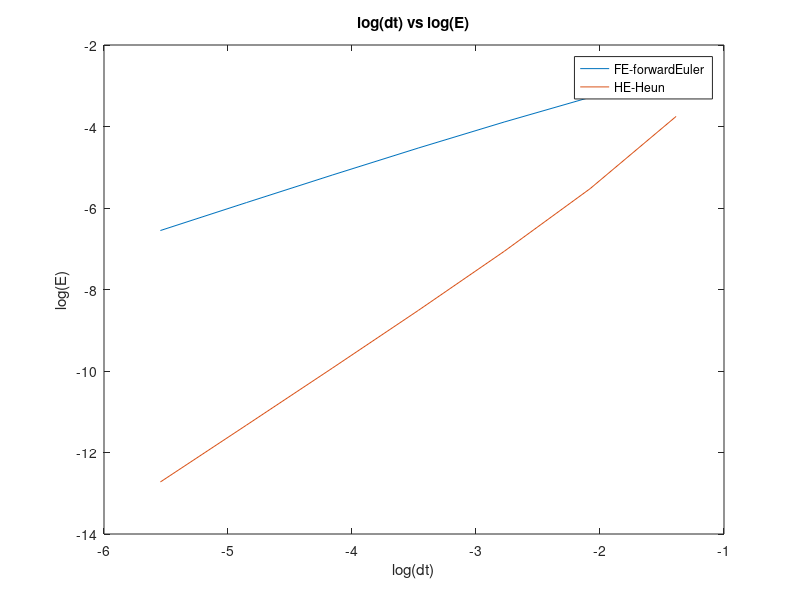

Write the MATLAB code that produced this figure. (Note: this script raises an error after producing the figure.)

%% Homework 1 Raphael Liu
% Initial value problems for ODEs : Forward-Euler, Heun.
% van der Pol oscillator in ode23 ode45 and ode113
% solve Fitzhugh neuron model 
%% Problem 1

dt = [2^-2, 2^-3, 2^-4, 2^-5, 2^-6, 2^-7, 2^-8];
y0 = pi / sqrt(2);
Error_FE = zeros(1, length(dt));
Error_HE = zeros(1, length(dt));
f = @(a, b) -3 * a * sin(b);

for i = 1:7

    t = [0:dt(i):5];
    y_true{i} = pi .* exp(3*(cos(t) - 1)) / sqrt(2);
    y_FE{i} = zeros(1, length(y_true{1, i}));
    y_HE{i} = zeros(1, length(y_true{1, i}));
    y_FE{1, i}(1) = y0;
    y_HE{1, i}(1) = y0;

    for k = 2:length(t)
        y_FE{1, i}(k) = y_FE{1, i}(k - 1) + dt(i) * f(y_FE{1, i}(k - 1), t(k-1));
        y_HE{1, i}(k) = y_HE{1, i}(k - 1) + 0.5 * dt(i) * (f(y_HE{1, i}(k - 1), t(k-1)) + f(y_HE{1, i}(k - 1)+dt(i)*f(y_HE{1, i}(k - 1), t(k-1)), t(k)));
    end

    Error_FE(i) = mean(abs(y_FE{1, i}-y_true{1, i}));
    Error_HE(i) = mean(abs(y_HE{1, i}-y_true{1, i}));

end
figure(1)
plot(log(dt), log(Error_FE));
p_FE = polyfit(log(dt), log(Error_FE), 1);
hold on;
plot(log(dt), log(Error_HE));
p_HE = polyfit(log(dt), log(Error_HE), 1);
title("log(dt) vs log(E)");
xlabel("log(dt)");
ylabel("log(E)");
legend("FE-forwardEuler", "HE-Heun");
hold off

A1 = y_FE{1, 7}';
A2 = Error_FE;
A3 = p_FE(1)
A4 = y_HE{1, 7}';
A5 = Error_HE;
A6 = p_HE(1)

%% Problem 2
% a)

epsilon = 0.1;
vdp = @(t, y) [y(2); -epsilon * (y(1)^2 - 1) * y(2) - y(1)];
[t1, y1] = ode45(vdp, [0:0.5:32], [sqrt(3); 1]);

epsilon = 1;
vdp = @(t, y) [y(2); -epsilon * (y(1)^2 - 1) * y(2) - y(1)];
[t2, y2] = ode45(vdp, [0:0.5:32], [sqrt(3); 1]);

epsilon = 20;
vdp = @(t, y) [y(2); -epsilon * (y(1)^2 - 1) * y(2) - y(1)];

[t3, y3] = ode45(vdp, [0:0.5:32], [sqrt(3); 1]);


% b)
epsilon = 1;
vdp = @(t, y) [y(2); -epsilon * (y(1)^2 - 1) * y(2) - y(1)];
TOL_start = 1e-4;
tspan = [0 32];
TOL = zeros(1, 7);
stepT = zeros(3, 7);

for i = 1:7

    TOL(i) = TOL_start * 10^(1-i);
    options = odeset('AbsTol', TOL(i), 'RelTol', TOL(i));
    [T, Y] = ode45(vdp, tspan, [2, pi^2], options);
    stepT(1, i) = mean(diff(T));
    [T, Y] = ode23(vdp, tspan, [2, pi^2], options);
    stepT(2, i) = mean(diff(T));
    [T, Y] = ode113(vdp, tspan, [2, pi^2], options);
    stepT(3, i) = mean(diff(T));

end
figure(2)
plot(log(stepT), log(TOL));
title('log(dt) vs log(TOL)');
xlabel('log(dt)');
ylabel('log(TOL)');
legend('ode45', 'ode23', 'ode113');

p_ode45 = polyfit(log(stepT(1, :)), log(TOL), 1);
p_ode23 = polyfit(log(stepT(2, :)), log(TOL), 1);
p_ode113 = polyfit(log(stepT(3, :)), log(TOL), 1);


A7 = [y1(:, 1), y2(:, 1), y3(:, 1)];
A8 = p_ode45(1);
A9 = p_ode23(1);
A10 = p_ode113(1);

%% Problem 3

% --> first part <--
a1 = 0.05;
a2 = 0.25;
b = 0.01;
c = 0.01;
I = 0.1;
d12 = -0.1;
d21 = 0.1;


fitzhugh = @(t, y) [-y(1)^3 + (1 + a1) * y(1)^2 - a1 * y(1) - y(2) + I + d12 * y(3); b * y(1) - c * y(2); -y(3)^3 + (1 + a2) * y(3)^2 - a2 * y(3) - y(4) + I + d21 * y(1); b * y(3) - c * y(4)];

[t, y] = ode15s(fitzhugh, [0: 0.5: 100], [0.1; 0; 0.1; 0]);

%hold on
%plot(t, y);
%plot(t,exp(y))
%plot(t,sin(y))
%legend("v1", "w1", "v2", "w2");

% from the above different graphical representations, we can see that v1 and v2
% are coupled, varying in the same manner, and that w1 and w2 are coupled.

% --> second part <--

d12 = [0, 0, -0.1, -0.3, -0.5];
d21 = [0, 0.2, 0.2, 0.2, 0.2];
y_solution = cell(1, 5);

for i = 1:5
    fitzhugh = @(t, y) [-y(1)^3 + (1 + a1) * y(1)^2 - a1 * y(1) - y(2) + I + d12(i) * y(3); b * y(1) - c * y(2); -y(3)^3 + (1 + a2) * y(3)^2 - a2 * y(3) - y(4) + I + d21(i) * y(1); b * y(3) - c * y(4)];
    [t, y] = ode15s(fitzhugh, [0: 0.5: 100], [0.1; 0; 0.1; 0]);

    y_solution{1, i} = y;
    y_solution{1, i}(:, 2) = y(:, 3);
    y_solution{1, i}(:, 3) = y(:, 2);
end

A11 = y_solution{1, 1};
A12 = y_solution{1, 2};
A13 = y_solution{1, 3};
A14 = y_solution{1, 4};
A15 = y_solution{1, 5}

%%